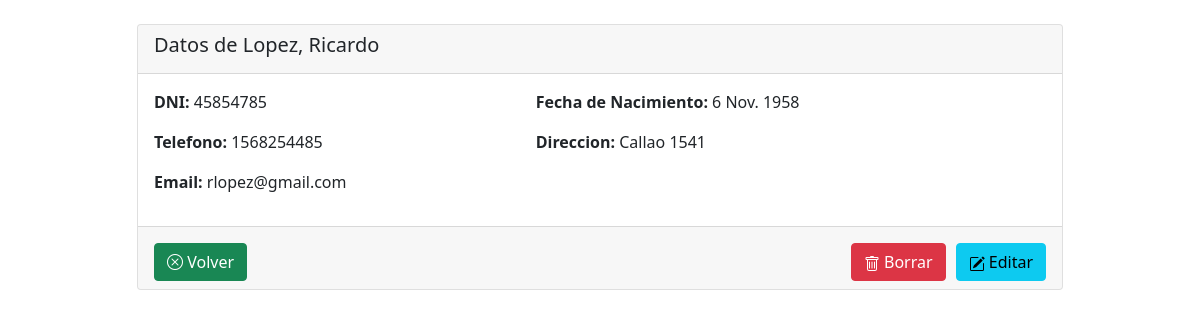
The app's page /show/3 with its own data.
### familiares/models.py (models this page shows)
class Familiar(models.Model):
    nombre = models.CharField("Nombre", max_length=50)
    apellido = models.CharField("Apellido", max_length=50)
    dni = models.IntegerField("DNI", null=True, blank=True)
    fechaNacimiento = models.DateField("Fecha de Nacimiento", auto_now=False, auto_now_add=False, null=True, blank=True)
    telefono = models.CharField("Telefono", max_length=50, null=True, blank=True)
    direccion = models.CharField("Direccion", max_length=50, null=True, blank=True)
    email = models.EmailField("Email", max_length=254, null=True, blank=True)
    def __str__(self):
        return f'{self.apellido}, {self.nombre}'

### familiares/views.py (the view)
# urls.py: path('show/<int:id>', views.show, name="familiares_show"),
def show(request, id=id):
    familiar = get_object_or_404(Familiar, pk=id)
    context = {
        'familiar': familiar
    }
    return render(request, 'familiares_show.html', context)

### familiares/templates/familiares_show.html (shortened to what this page needs)
{% extends 'base.html' %}
{% block content %}
    <div class="row mt-4">
        <div class="col-10 offset-1">
            <div class="card">
                <div class="card-header">
                    <div class="row">
                        <div class="col-10">
                            <h5> Datos de {{familiar}} </h5>
                        </div>
                    </div>
                </div>
                <div class="card-body">
                    <div class="row">
                        <div class="col-5">
                            <p><strong>DNI: </strong> {{familiar.dni}}</p>
                        </div>
                        <div class="col-5">
                            <p><strong>Fecha de Nacimiento: </strong> {{familiar.fechaNacimiento}}</p>
                        </div>
                    </div>
                    <div class="row">
                        <div class="col-5">
                            <p><strong>Telefono: </strong> {{familiar.telefono}}</p>
                        </div>
                        <div class="col-5">
                            <p><strong>Direccion: </strong> {{familiar.direccion}}</p>
                        </div>
                    </div>
                    <div class="row">
                        <div class="col-12">
                            <p><strong>Email: </strong> {{familiar.email}}</p>
                        </div>
                    </div>
                </div>
                <div class="card-footer">
                    <div class="row">
                        <div class="col-12 mt-2">
                            <a href="{% url 'familiares_update' familiar.id %}" class="btn btn-info float-end"> Editar</a>
                            <a href="{% url 'familiares_delete' familiar.id %}" style="margin-right: 10px;" class="btn btn-danger float-end"> Borrar</a>
                            <a href="{% url 'familiares_index' %}" class="btn btn-success float-start"><i class="bi bi-x-circle"></i>
                            Volver</a>
                        </div>
                    </div>
                </div>
            </div>
        </div>
    </div>
{% endblock %}

### records on screen
Familiar: apellido+nombre "Lopez, Ricardo", dni "45854785", fechaNacimiento "6 Nov. 1958", telefono "1568254485", direccion "Callao 1541", email "rlopez@gmail.com"
